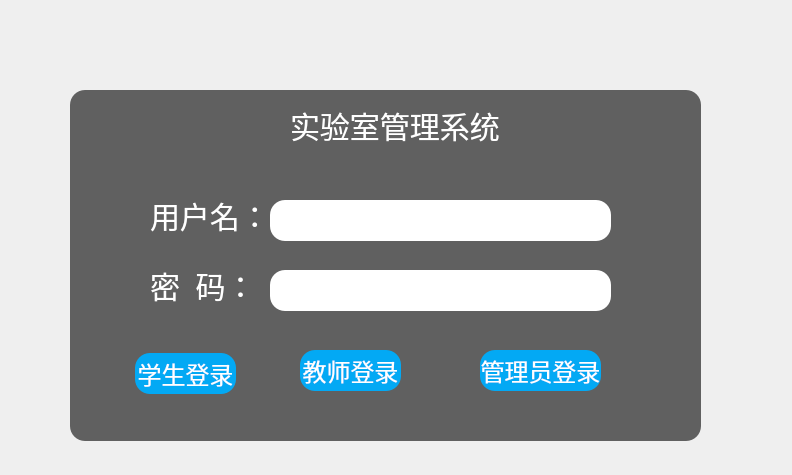
<?xml version="1.0" encoding="UTF-8"?>
<ui version="4.0">
 <class>MainWindow</class>
 <widget class="QMainWindow" name="MainWindow">
  <property name="geometry">
   <rect>
    <x>0</x>
    <y>0</y>
    <width>792</width>
    <height>475</height>
   </rect>
  </property>
  <property name="windowTitle">
   <string>登录页面</string>
  </property>
  <property name="styleSheet">
   <string notr="true">*{
font-size:24px;
font-family:sans-serif;
}
#centralWidget{   
border-image:url(:/image/7.jpg);
}
QFrame{
background:rgba(0,0,0,0.6);
border-radius:15px;
}
QPushButton{
background:#03a9f4;
color:#fff;
border-radius:15px;
}
QLineEdit{
border-radius:15px;
color:#03a9f4;
}
QLabel{
color:#fff;
background:transparent;
font-size:30px;
}</string>
  </property>
  <widget class="QWidget" name="centralWidget">
   <widget class="QFrame" name="frame">
    <property name="geometry">
     <rect>
      <x>70</x>
      <y>90</y>
      <width>631</width>
      <height>351</height>
     </rect>
    </property>
    <property name="frameShape">
     <enum>QFrame::StyledPanel</enum>
    </property>
    <property name="frameShadow">
     <enum>QFrame::Raised</enum>
    </property>
    <widget class="QLabel" name="label">
     <property name="geometry">
      <rect>
       <x>80</x>
       <y>90</y>
       <width>120</width>
       <height>69</height>
      </rect>
     </property>
     <property name="text">
      <string>用户名：</string>
     </property>
    </widget>
    <widget class="QLineEdit" name="lineEdit">
     <property name="geometry">
      <rect>
       <x>200</x>
       <y>110</y>
       <width>341</width>
       <height>41</height>
      </rect>
     </property>
     <property name="styleSheet">
      <string notr="true">#QLineEdit{
border-radius:15px;
color:#03a9f4;
}</string>
     </property>
    </widget>
    <widget class="QLabel" name="label_2">
     <property name="geometry">
      <rect>
       <x>80</x>
       <y>160</y>
       <width>120</width>
       <height>69</height>
      </rect>
     </property>
     <property name="text">
      <string>密  码：</string>
     </property>
    </widget>
    <widget class="QLineEdit" name="lineEdit_2">
     <property name="geometry">
      <rect>
       <x>200</x>
       <y>180</y>
       <width>341</width>
       <height>41</height>
      </rect>
     </property>
     <property name="echoMode">
      <enum>QLineEdit::Password</enum>
     </property>
    </widget>
    <widget class="QPushButton" name="pushButton_student_login">
     <property name="geometry">
      <rect>
       <x>65</x>
       <y>263</y>
       <width>101</width>
       <height>41</height>
      </rect>
     </property>
     <property name="text">
      <string>学生登录</string>
     </property>
    </widget>
    <widget class="QPushButton" name="pushButton_techer_login">
     <property name="geometry">
      <rect>
       <x>230</x>
       <y>260</y>
       <width>101</width>
       <height>41</height>
      </rect>
     </property>
     <property name="text">
      <string>教师登录</string>
     </property>
    </widget>
    <widget class="QPushButton" name="pushButton_admin_login">
     <property name="geometry">
      <rect>
       <x>410</x>
       <y>260</y>
       <width>121</width>
       <height>41</height>
      </rect>
     </property>
     <property name="text">
      <string>管理员登录</string>
     </property>
    </widget>
    <widget class="QLabel" name="label_3">
     <property name="geometry">
      <rect>
       <x>220</x>
       <y>14</y>
       <width>221</width>
       <height>41</height>
      </rect>
     </property>
     <property name="text">
      <string>实验室管理系统</string>
     </property>
    </widget>
   </widget>
  </widget>
 </widget>
 <layoutdefault spacing="6" margin="11"/>
 <resources/>
 <connections/>
</ui>
